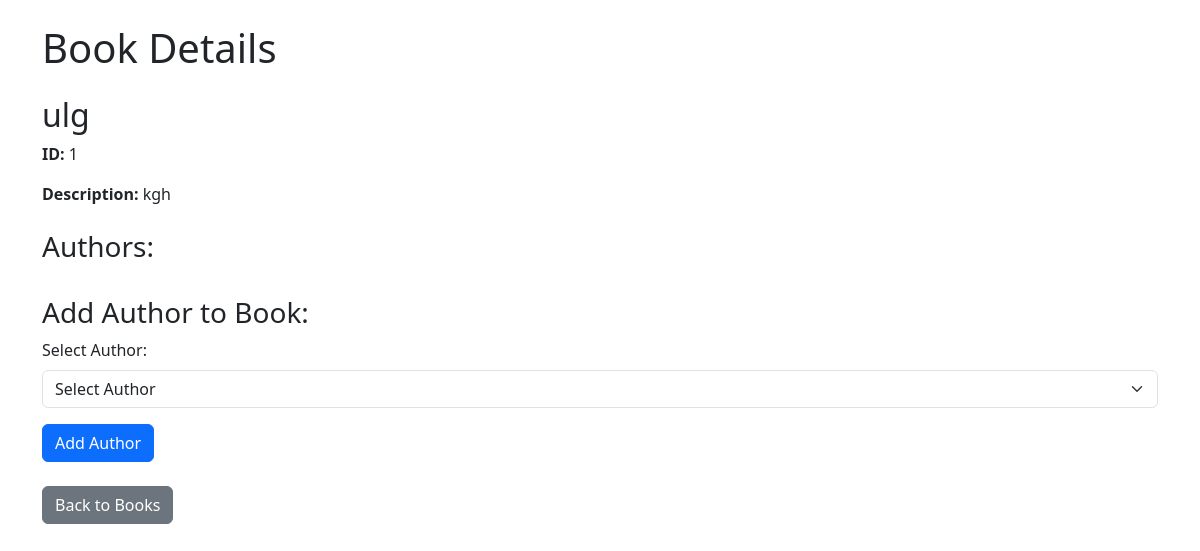
The page /view_book/1/ on the database its author committed.
### Books_Authors_with_Templates_app/models.py (models this page shows)
class Book(models.Model):
    book_title = models.CharField(max_length=50)
    book_description = models.TextField()
    authors = models.ManyToManyField('Author', related_name='Book')
    created_at = models.DateTimeField(auto_now_add=True)
    updated_at = models.DateTimeField(auto_now=True)

### Books_Authors_with_Templates_app/views.py (the view)
# urls.py: path('view_book/<int:book_id>/', views.view_book, name='view_book'),
def view_book(request, book_id):
    book = get_object_or_404(Book, id=book_id)
    authors = book.authors.all()
    return render(request, 'view_books.html', {'book': book, 'authors': authors})

### Books_Authors_with_Templates_app/templates/view_books.html (shortened to what this page needs)
<!DOCTYPE html>
<html lang="en">
<head>
    <link href="https://cdn.jsdelivr.net/npm/bootstrap@5.3.0-alpha1/dist/css/bootstrap.min.css" rel="stylesheet">
</head>
<body>
    <div class="container mt-4">
        <h1 class="mb-4">Book Details</h1>
        <h2>{{ book.book_title }}</h2>
        <p><strong>ID:</strong> {{ book.id }}</p>
        <p><strong>Description:</strong> {{ book.book_description }}</p>
        <h3 class="mt-4">Authors:</h3>
        <h3 class="mt-4">Add Author to Book:</h3>
        <form method="POST">
            <div class="mb-3">
                <label for="author_id" class="form-label">Select Author:</label>
                <select name="author_id" id="author_id" class="form-select">
                    <option value="">Select Author</option>
                </select>
            </div>
            <button type="submit" class="btn btn-primary">Add Author</button>
        </form>
        <p class="mt-4"><a href="/" class="btn btn-secondary">Back to Books</a></p>
    </div>
</body>
</html>

### rows shown on the page
Book: book_title "ulg", id "1", book_description "kgh"
